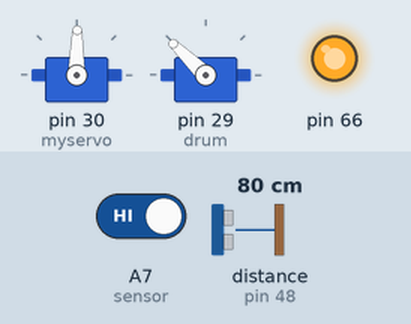
Bench run of a sketch on a simulated Arduino Mega 2560, built with avr-gcc and run on an emulated ATmega2560. On the bench: 2 × servo, output pins drawn as LEDs (lit = HIGH). The test bench sets the inputs (shaded band); at power-on: distance to the obstacle (sensor on pin 48) 80 cm, A7 (sensor) HIGH. What the sketch prints to the serial monitor is not drawn.

Above: at 1.2 s.
1.3 s: distance to the obstacle (sensor on pin 48) set to 10 cm
4.3 s: distance to the obstacle (sensor on pin 48) set to 7 cm
At 6.73 s:
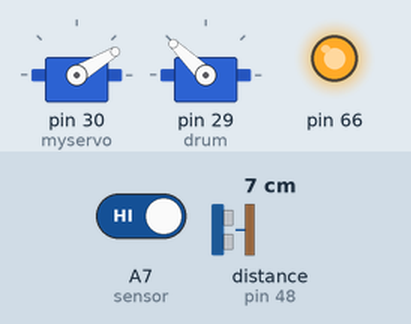
At 7.2 s:
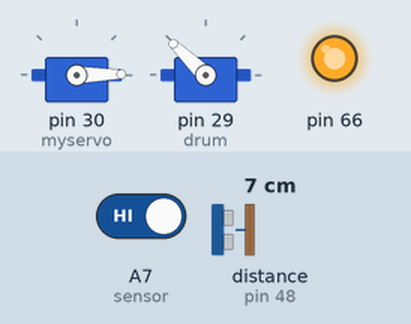
7.3 s: A7 (sensor) driven LOW
At 11.7 s:
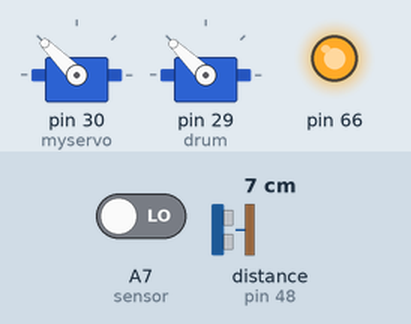
Timing chart, 0 to 23.2 s (numbered marks = the images above; inputs shaded):
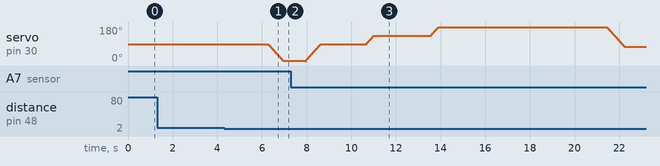

The sketch:

Servo_barrelV3.ino
```cpp
#include <Servo.h>
#include <VL53L0X.h>
#include <SparkFunSX1509.h>
#define VL53L0X_ADDRESS_START 0x30
Servo myservo;  // create servo object to control a servo
Servo drum;
// twelve servo objects can be created on most boards
const byte SX1509_ADDRESS = 0x3F;
const uint8_t sensorCount = 1;
const uint8_t xshutPins[1] = {2};
float state_w, distance, distance_left, distance_right, tof_distance,front_tof;
int weights_collected = 0;
int sensor = A7;
int third_slot  = 180;
int second_slot  = 135;
int first_slot = 89;
int third_slot_discard = 76;
int second_slot_discard = 36;
int first_slot_discard = 0 ;
int state_holder = 1;
unsigned long Timer1,Timer2;
SX1509 io;
VL53L0X sensors[sensorCount];


void rotateDrum(int start,int dest) {
  int pos = 0;
  if (start < dest){
  for (pos = start; pos <= dest; pos += 2) {
    myservo.write(pos);
    delay(15);
  }
}
  else if (start > dest){
  for (pos = start; pos >= dest; pos -= 2  ) {
    myservo.write(pos);
    delay(15);
  }
}
}

void discard_all_weights() {

  rotateDrum(third_slot,third_slot_discard);
  delay(2500);
  rotateDrum(third_slot_discard,second_slot_discard);
  delay(2500);
  rotateDrum(second_slot_discard,first_slot_discard);
  delay(2500);
  rotateDrum(first_slot_discard,first_slot);
  delay(2500);
}


void init_tof() {
  Serial.begin(115200);
  pinMode(sensor, INPUT);
  io.begin(SX1509_ADDRESS);
  Wire.begin();
  Wire.setClock(400000);
   for (uint8_t i = 0; i < sensorCount; i++)
  {
    io.pinMode(xshutPins[i], OUTPUT);
    io.digitalWrite(xshutPins[i], LOW);
  }
  for (uint8_t i = 0; i < sensorCount; i++)
  {
    io.digitalWrite(xshutPins[i], HIGH);
    delay(10);
    sensors[i].setTimeout(500);
    if (!sensors[i].init())
    {
      Serial.print("Failed to detect and initialize sensor ");
      Serial.println(i);
      while (1);
    }
    sensors[i].setAddress(VL53L0X_ADDRESS_START + i);
    sensors[i].startContinuous(50);
  }
}
void setup() {
  myservo.attach(30);  // attaches the servo on pin 9 to the servo object
  myservo.write(89);
  drum.attach(29);  // attaches the servo on pin 9 to the servo object
  drum.writeMicroseconds(1950);
  init_tof();

}


void loop() {

  //discard_all_weights();

  for (uint8_t i = 0; i < sensorCount; i++)
  {

    Serial.print(" Distance: Middle ");
    front_tof = sensors[i].readRangeContinuousMillimeters();
    Serial.println(front_tof);
    if (sensors[i].timeoutOccurred()) { Serial.print(" TIMEOUT"); }

  }
  int state = digitalRead(sensor);
  if ((state == LOW)) {
    int state_holder = 0;
  }
  else {
    state_holder = 1;
  }
  Serial.print(state_holder);
  if (front_tof < 90) {
    Timer1 = millis();
    state = digitalRead(sensor);
    if ((state == LOW)) {
    state_holder = 0;
  }

    if ((state_holder == 0)) {
      Serial.print(millis()-Timer1);
      switch (weights_collected) {
        case 0:
          delay(1000);
          Serial.println("First real weight detected");
          delay(500);
          rotateDrum(first_slot,second_slot);
          delay(1000);
          weights_collected += 1;
          state_holder = 1;
          break;
        case 1:
          delay(1000);
          Serial.println("2nd real weight detected");
          delay(500);
          rotateDrum(second_slot,third_slot);
          delay(1000);
          weights_collected += 1;
          state_holder = 1;
          break;
        case 2:
          delay(1000);
          Serial.println("3rd real weight detected...Go home");
          delay(500);
          state_holder = 1;
          delay(2500);
          delay(2500);
          discard_all_weights();
          weights_collected = 0;
          break;
      }

    }
    while  ((millis()-Timer1)<500){
     if ((millis()-Timer1)>450){
      Serial.print(millis()-Timer1);
      switch (weights_collected) {
      case 0:
        delay(1000);
        Serial.println("Fake weight detected1");
        delay(500);
        rotateDrum(first_slot,first_slot_discard);
        delay(1000);
        rotateDrum(first_slot_discard,first_slot);
        delay(500);
        break;
      case 1:
        delay(1000);
        Serial.println("Fake weight detected2");
        delay(500);
        rotateDrum(second_slot,second_slot_discard);
        delay(1000);
        rotateDrum(second_slot_discard,second_slot);
        delay(500);
        break;
      case 2:
        delay(1000);
        Serial.println("Fake weight detected3");
        delay(500);
        rotateDrum(third_slot,third_slot_discard);
        delay(1000);
        rotateDrum(third_slot_discard,third_slot);
        delay(500);
        break;
    }

     }
    }
  }


}
```

Measured:
- the behaviour switches between 9 and 8 cm on distance to the obstacle (sensor on pin 48) (found by bisection; images 0 and 1)
- after the input at 1.3 s, every drawn part: stays the same
- after the input at 4.3 s, servo on pin 30 (myservo): moves from 89° to 1° over 0.66 s, starting after 2.0 s
